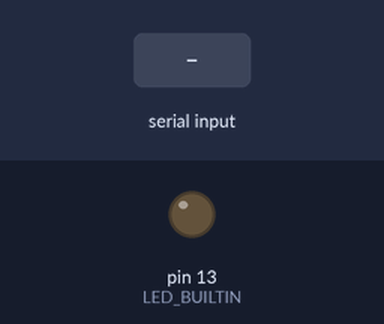
The sketch below on a simulated Arduino Uno, built with avr-gcc and run on an emulated ATmega328P. On the bench: output pins drawn as LEDs (lit = HIGH). Dashed ring = blinking. Inputs (shaded band) come from the test bench. Random numbers use the default seed unless the sketch sets one.

Above: at 1.2 s.
1.3 s: "90,45\n" received over Serial
At 1.6 s:
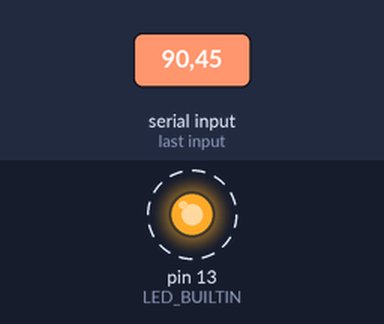
Timing chart, 0 to 10.3 s (numbered marks = the images above; inputs shaded):
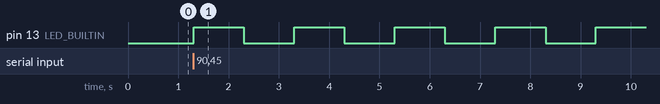

The sketch:

sketch_feb1a.ino
```cpp
void setup() {
    // Initialize serial communication at 9600 bits per second
    Serial.begin(9600);
    // Set the built-in LED pin (usually pin 13) as an output
    pinMode(LED_BUILTIN, OUTPUT);
}

void loop() {
    // Check if data is available to read from the serial port
    if (Serial.available() > 0) {
        // Read an integer from the serial input
        int num = Serial.parseInt();

        // Check if the received number is greater than 0
        if (num > 0) {
            // Blink the LED 'num' times
            for (int i = 0; i < num; i++) {
                digitalWrite(LED_BUILTIN, HIGH);  // Turn the LED on
                delay(1000);                     // Wait for 1 second
                digitalWrite(LED_BUILTIN, LOW);   // Turn the LED off
                delay(1000);                     // Wait for 1 second
            }

            // Generate a random number between 2 and 5 (inclusive)
            int r = random(2, 6);
            // Send the generated random number back to the serial port
            Serial.println(r);
        }
        // Short delay to avoid overwhelming the serial port
        delay(100);
    }
}
```

Measured:
- after the input at 1.3 s, pin 13 (LED_BUILTIN): alternates HIGH for 1.0 s and LOW for 1.0 s, starting at once
